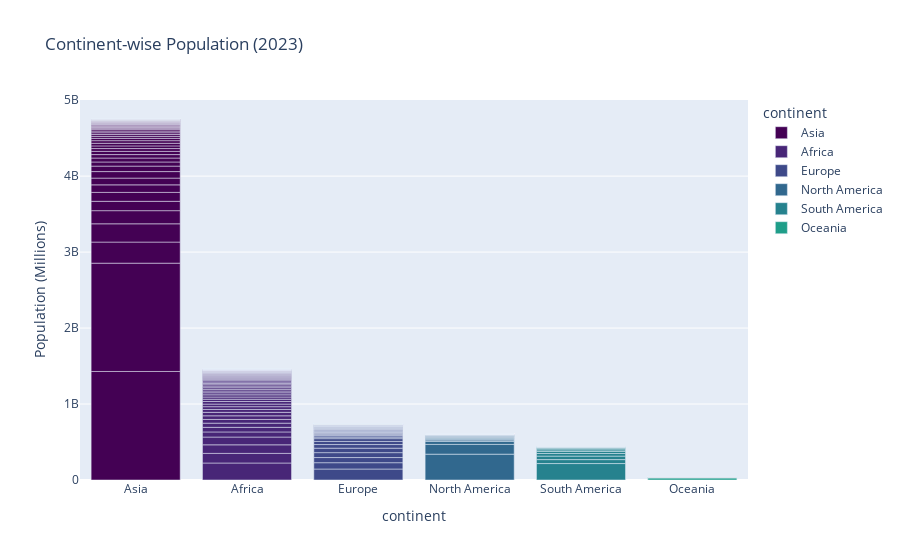

The notebook cell this image was saved under:
### Markdown cell above
**Continent-wise Population (Interactive)**

### Code cell
# Calculate total population for each continent
continent_population = df.groupby('continent')['2023 population'].sum() / 1e6
# Sort the continents by population in descending order
sorted_continents = continent_population.sort_values(ascending=False).index

# Create a custom color palette
custom_palette = ["#440154", "#482677", "#3E4989", "#31688E", "#26828E", "#1F9E89", "#35B779", "#6DCD59", "#B4DE2C", "#FDE725"]

# Create a bar plot for continent-wise population
fig = px.bar(df, 
             x='continent', 
             y='2023 population', 
             color='continent', 
             color_discrete_sequence=custom_palette,  # Set custom color palette
             category_orders={'continent': sorted_continents},  # Sort by population
             labels={'2023 population': 'Population (Millions)'},
             title='Continent-wise Population (2023)',
             hover_name='continent')

# Show the plot
fig.show()

### Figure 1 — Plotly figure (JSON) as saved in the notebook; plotly's stock layout.template omitted (floating-point values rounded to 4 significant figures)
{"data": [{"alignmentgroup": "True", "hovertemplate": "<b>%{hovertext}</b><br><br>continent=%{x}<br>Population (Millions)=%{y}<extra></extra>", "hovertext": ["Asia", "Asia", "Asia", "Asia", "Asia", "Asia", "Asia", "Asia", "Asia", "Asia", "Asia", "Asia", "Asia", "Asia", "Asia", "Asia", "Asia", "Asia", "Asia", "Asia", "Asia", "Asia", "Asia", "Asia", "Asia", "Asia", "Asia", "Asia", "Asia", "Asia", "Asia", "Asia", "Asia", "Asia", "Asia", "Asia", "Asia", "Asia", "Asia", "Asia", "Asia", "Asia", "Asia", "Asia", "Asia", "Asia", "Asia", "Asia", "Asia", "Asia"], "legendgroup": "Asia", "marker": {"color": "#440154", "pattern": {"shape": ""}}, "name": "Asia", "offsetgroup": "Asia", "orientation": "v", "showlegend": true, "textposition": "auto", "type": "bar", "x": ["Asia", "Asia", "Asia", "Asia", "Asia", "Asia", "Asia", "Asia", "Asia", "Asia", "Asia", "Asia", "Asia", "Asia", "Asia", "Asia", "Asia", "Asia", "Asia", "Asia", "Asia", "Asia", "Asia", "Asia", "Asia", "Asia", "Asia", "Asia", "Asia", "Asia", "Asia", "Asia", "Asia", "Asia", "Asia", "Asia", "Asia", "Asia", "Asia", "Asia", "Asia", "Asia", "Asia", "Asia", "Asia", "Asia", "Asia", "Asia", "Asia", "Asia"], "xaxis": "x", "y": [1428627663, 1425671352, 277534122, 240485658, 172954319, 123294513, 117337368, 98858950, 89172767, 85816199, 71801279, 54577997, 51784059, 45504560, 42239854, 36947025, 35163944, 34449825, 34308525, 30896590, 26160821, 23923276, 23227014, 21893579, 19606633, 16944826, 11337052, 10412651, 10143543, 9516871, 9174520, 7633779, 7491609, 6735347, 6516100, 6014723, 5371230, 5353930, 4644384, 4310108, 3728282, 3447157, 2777970, 2716391, 1485509, 1360596, 787424, 704149, 521021, 452524], "yaxis": "y"}, {"alignmentgroup": "True", "hovertemplate": "<b>%{hovertext}</b><br><br>continent=%{x}<br>Population (Millions)=%{y}<extra></extra>", "hovertext": ["Africa", "Africa", "Africa", "Africa", "Africa", "Africa", "Africa", "Africa", "Africa", "Africa", "Africa", "Africa", "Africa", "Africa", "Africa", "Africa", "Africa", "Africa", "Africa", "Africa", "Africa", "Africa", "Africa", "Africa", "Africa", "Africa", "Africa", "Africa", "Africa", "Africa", "Africa", "Africa", "Africa", "Africa", "Africa", "Africa", "Africa", "Africa", "Africa", "Africa", "Africa", "Africa", "Africa", "Africa", "Africa", "Africa", "Africa", "Africa", "Africa", "Africa", "Africa", "Africa", "Africa", "Africa", "Africa", "Africa", "Africa"], "legendgroup": "Africa", "marker": {"color": "#482677", "pattern": {"shape": ""}}, "name": "Africa", "offsetgroup": "Africa", "orientation": "v", "showlegend": true, "textposition": "auto", "type": "bar", "x": ["Africa", "Africa", "Africa", "Africa", "Africa", "Africa", "Africa", "Africa", "Africa", "Africa", "Africa", "Africa", "Africa", "Africa", "Africa", "Africa", "Africa", "Africa", "Africa", "Africa", "Africa", "Africa", "Africa", "Africa", "Africa", "Africa", "Africa", "Africa", "Africa", "Africa", "Africa", "Africa", "Africa", "Africa", "Africa", "Africa", "Africa", "Africa", "Africa", "Africa", "Africa", "Africa", "Africa", "Africa", "Africa", "Africa", "Africa", "Africa", "Africa", "Africa", "Africa", "Africa", "Africa", "Africa", "Africa", "Africa", "Africa"], "xaxis": "x", "y": [223804632, 126527060, 112716598, 102262808, 67438106, 60414495, 55100586, 48582334, 48109006, 45606480, 37840044, 36684202, 34121985, 33897354, 30325732, 28873034, 28647293, 27202843, 23293698, 23251485, 20931751, 20569737, 18278568, 18143378, 17763163, 16665409, 14190612, 14094683, 13712828, 13238559, 12458223, 11088796, 9053799, 8791092, 6888388, 6106869, 5742315, 5418377, 4862989, 3748901, 2773168, 2675352, 2604172, 2436566, 2330318, 2150842, 1714671, 1300557, 1210822, 1136455, 981796, 852075, 598682, 587259, 335995, 231856, 107660], "yaxis": "y"}, {"alignmentgroup": "True", "hovertemplate": "<b>%{hovertext}</b><br><br>continent=%{x}<br>Population (Millions)=%{y}<extra></extra>", "hovertext": ["Europe", "Europe", "Europe", "Europe", "Europe", "Europe", "Europe", "Europe", "Europe", "Europe", "Europe", "Europe", "Europe", "Europe", "Europe", "Europe", "Europe", "Europe", "Europe", "Europe", "Europe", "Europe", "Europe", "Europe", "Europe", "Europe", "Europe", "Europe", "Europe", "Europe", "Europe", "Europe", "Europe", "Europe", "Europe", "Europe", "Europe", "Europe", "Europe", "Europe", "Europe", "Europe", "Europe", "Europe", "Europe", "Europe", "Europe", "Europe", "Europe", "Europe"], "legendgroup": "Europe", "marker": {"color": "#3E4989", "pattern": {"shape": ""}}, "name": "Europe", "offsetgroup": "Europe", "orientation": "v", "showlegend": true, "textposition": "auto", "type": "bar", "x": ["Europe", "Europe", "Europe", "Europe", "Europe", "Europe", "Europe", "Europe", "Europe", "Europe", "Europe", "Europe", "Europe", "Europe", "Europe", "Europe", "Europe", "Europe", "Europe", "Europe", "Europe", "Europe", "Europe", "Europe", "Europe", "Europe", "Europe", "Europe", "Europe", "Europe", "Europe", "Europe", "Europe", "Europe", "Europe", "Europe", "Europe", "Europe", "Europe", "Europe", "Europe", "Europe", "Europe", "Europe", "Europe", "Europe", "Europe", "Europe", "Europe", "Europe"], "xaxis": "x", "y": [144444359, 83294633, 67736802, 64756584, 58870762, 47519628, 41026067, 36744634, 19892812, 17618299, 11686140, 10612086, 10495295, 10341277, 10247605, 10156239, 9498238, 8958960, 8796669, 7149077, 6687717, 5910913, 5795199, 5545475, 5474360, 5056935, 4008617, 3435931, 3210847, 2832439, 2718352, 2119675, 2085679, 1830211, 1322765, 1260138, 654768, 626485, 535064, 375318, 111802, 84710, 80088, 63544, 53270, 39584, 36297, 33642, 32688, 518], "yaxis": "y"}, {"alignmentgroup": "True", "hovertemplate": "<b>%{hovertext}</b><br><br>continent=%{x}<br>Population (Millions)=%{y}<extra></extra>", "hovertext": ["North America", "North America", "North America", "North America", "North America", "North America", "North America", "North America", "North America", "North America", "North America", "North America", "North America", "North America", "North America", "North America", "North America", "North America", "North America", "North America", "North America", "North America", "North America", "North America", "North America", "North America", "North America", "North America", "North America", "North America", "North America", "North America", "North America", "North America", "North America", "North America", "North America", "North America", "North America", "North America"], "legendgroup": "North America", "marker": {"color": "#31688E", "pattern": {"shape": ""}}, "name": "North America", "offsetgroup": "North America", "orientation": "v", "showlegend": true, "textposition": "auto", "type": "bar", "x": ["North America", "North America", "North America", "North America", "North America", "North America", "North America", "North America", "North America", "North America", "North America", "North America", "North America", "North America", "North America", "North America", "North America", "North America", "North America", "North America", "North America", "North America", "North America", "North America", "North America", "North America", "North America", "North America", "North America", "North America", "North America", "North America", "North America", "North America", "North America", "North America", "North America", "North America", "North America", "North America"], "xaxis": "x", "y": [339996563, 128455567, 38781291, 18092026, 11724763, 11332972, 11194449, 10593798, 7046310, 6364943, 5212173, 4468087, 3260314, 2825544, 1534937, 412623, 410825, 395839, 366981, 281995, 192077, 180251, 126183, 106277, 103698, 98750, 94298, 73040, 69310, 64069, 56643, 47755, 46062, 44222, 32077, 31538, 15899, 10994, 5840, 4386], "yaxis": "y"}, {"alignmentgroup": "True", "hovertemplate": "<b>%{hovertext}</b><br><br>continent=%{x}<br>Population (Millions)=%{y}<extra></extra>", "hovertext": ["South America", "South America", "South America", "South America", "South America", "South America", "South America", "South America", "South America", "South America", "South America", "South America", "South America", "South America"], "legendgroup": "South America", "marker": {"color": "#26828E", "pattern": {"shape": ""}}, "name": "South America", "offsetgroup": "South America", "orientation": "v", "showlegend": true, "textposition": "auto", "type": "bar", "x": ["South America", "South America", "South America", "South America", "South America", "South America", "South America", "South America", "South America", "South America", "South America", "South America", "South America", "South America"], "xaxis": "x", "y": [216422446, 52085168, 45773884, 34352719, 28838499, 19629590, 18190484, 12388571, 6861524, 3423108, 813834, 623236, 312155, 3791], "yaxis": "y"}, {"alignmentgroup": "True", "hovertemplate": "<b>%{hovertext}</b><br><br>continent=%{x}<br>Population (Millions)=%{y}<extra></extra>", "hovertext": ["Oceania", "Oceania", "Oceania", "Oceania", "Oceania", "Oceania", "Oceania", "Oceania", "Oceania", "Oceania", "Oceania", "Oceania", "Oceania", "Oceania", "Oceania", "Oceania", "Oceania", "Oceania", "Oceania", "Oceania", "Oceania", "Oceania", "Oceania"], "legendgroup": "Oceania", "marker": {"color": "#1F9E89", "pattern": {"shape": ""}}, "name": "Oceania", "offsetgroup": "Oceania", "orientation": "v", "showlegend": true, "textposition": "auto", "type": "bar", "x": ["Oceania", "Oceania", "Oceania", "Oceania", "Oceania", "Oceania", "Oceania", "Oceania", "Oceania", "Oceania", "Oceania", "Oceania", "Oceania", "Oceania", "Oceania", "Oceania", "Oceania", "Oceania", "Oceania", "Oceania", "Oceania", "Oceania", "Oceania"], "xaxis": "x", "y": [26439111, 10329931, 5228100, 936375, 740424, 334506, 308872, 292991, 225681, 172952, 133515, 115224, 107773, 49796, 43914, 41996, 18058, 17044, 12780, 11502, 11396, 1935, 1893], "yaxis": "y"}], "layout": {"barmode": "relative", "legend": {"title": {"text": "continent"}, "tracegroupgap": 0}, "title": {"text": "Continent-wise Population (2023)"}, "xaxis": {"anchor": "y", "categoryarray": ["Asia", "Africa", "Europe", "North America", "South America", "Oceania"], "categoryorder": "array", "domain": [0.0, 1.0], "title": {"text": "continent"}}, "yaxis": {"anchor": "x", "domain": [0.0, 1.0], "title": {"text": "Population (Millions)"}}}}
